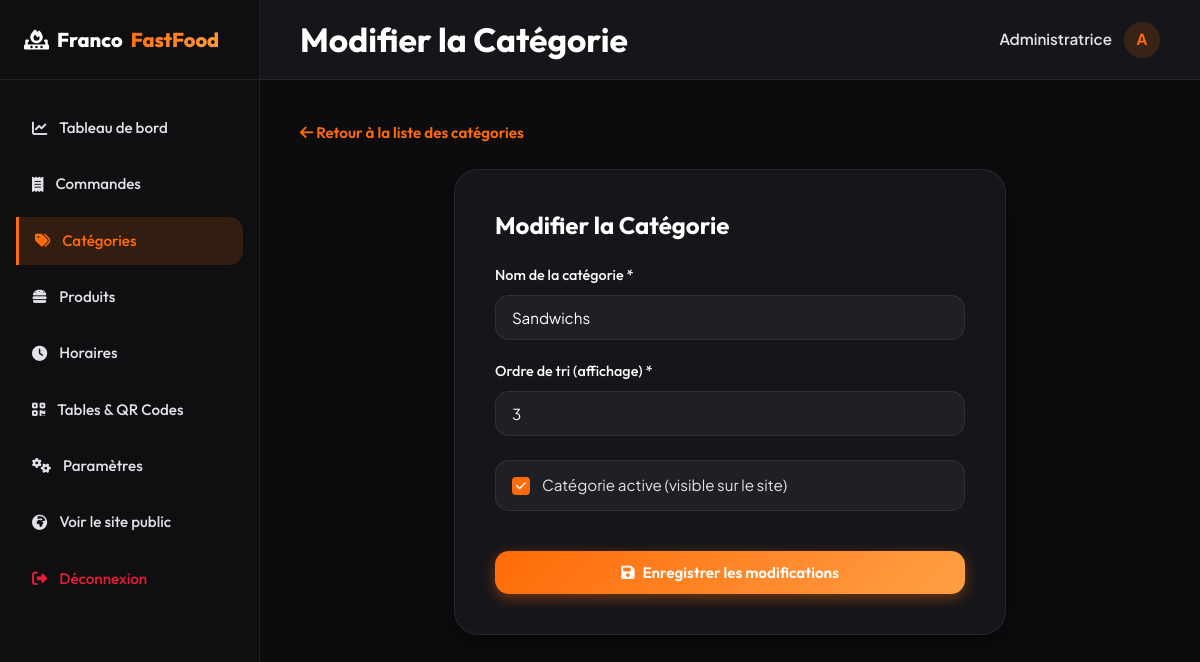
The app's page /admin/categories/modifier/3 (signed in) with its own data.
### tables this page shows
CREATE TABLE IF NOT EXISTS categories (
    id INT AUTO_INCREMENT PRIMARY KEY,
    nom VARCHAR(100) NOT NULL,
    ordre INT NOT NULL DEFAULT 0,
    statut TINYINT(1) NOT NULL DEFAULT 1  
);

### app/core/Database.php (called while the page is built, shortened)
<?php
class Database {
    private $host = DB_HOST;
    private $user = DB_USER;
    private $pass = DB_PASS;
    private $dbname = DB_NAME;
    private $dbh;
    public function __construct() {
        $dsn = 'mysql:host=' . $this->host . ';dbname=' . $this->dbname . ';charset=utf8mb4';
        $options = [
            PDO::ATTR_PERSISTENT => true,
            PDO::ATTR_ERRMODE => PDO::ERRMODE_EXCEPTION,
            PDO::ATTR_DEFAULT_FETCH_MODE => PDO::FETCH_ASSOC,
            PDO::MYSQL_ATTR_INIT_COMMAND => 'SET NAMES utf8mb4'
        ];
        try {
            $this->dbh = new PDO($dsn, $this->user, $this->pass, $options);
        } catch (PDOException $e) {
            $this->error = $e->getMessage();
            die("Erreur de connexion à la base de données : " . $this->error);
        }
    }
    public function query($sql) {
        return $this->dbh->prepare($sql);
    }
}

### app/controllers/AdminController.php (called while the page is built, shortened)
<?php
class AdminController extends Controller {
    private $categoryModel;
    public function __construct() {
        require_once APPROOT . '/models/Category.php';
        $this->categoryModel = new Category();
    }
    public function editCategory($id) {
        $category = $this->categoryModel->getById($id);
        $csrfToken = $this->generateCsrfToken();
        $data = [
            'title' => 'Modifier la Catégorie',
            'activePage' => 'categories',
            'category' => $category,
            'csrfToken' => $csrfToken,
            'error' => $error ?? ''
        ];
        $this->render('admin/categories/edit', $data);
    }
}

### public/index.php (called while the page is built, shortened)
<?php
require_once __DIR__ . '/../app/core/Database.php';
require_once __DIR__ . '/../app/core/Router.php';
require_once __DIR__ . '/../app/core/Model.php';
$scriptName = $_SERVER['SCRIPT_NAME'];
$basePath = dirname($scriptName);
if ($basePath === '/' || $basePath === '\\') {
    $basePath = '';
}
$requestUri = $_SERVER['REQUEST_URI'];
$requestPath = parse_url($requestUri, PHP_URL_PATH);
if (!empty($basePath) && strpos($requestPath, $basePath) === 0) {
    $routePath = substr($requestPath, strlen($basePath));
} else {
    $routePath = $requestPath;
}
$router = new Router();
$router->add('/', 'HomeController', 'index');
$router->add('/menu', 'MenuController', 'index');
$router->add('/produit/{id}', 'MenuController', 'show');
$router->add('/panier', 'CartController', 'index');
$router->add('/a-propos', 'PageController', 'about');
$router->add('/contact', 'PageController', 'contact');
$router->add('/mentions-legales', 'PageController', 'legal');
$router->add('/admin/login', 'AdminController', 'login');
$router->add('/admin/logout', 'AdminController', 'logout');
$router->add('/admin/dashboard', 'AdminController', 'dashboard');
$router->add('/admin/produits', 'AdminController', 'products');
$router->add('/admin/produits/ajouter', 'AdminController', 'addProduct');
$router->add('/admin/produits/modifier/{id}', 'AdminController', 'editProduct');
$router->add('/admin/produits/supprimer/{id}', 'AdminController', 'deleteProduct');
$router->add('/admin/categories', 'AdminController', 'categories');
$router->add('/admin/categories/ajouter', 'AdminController', 'addCategory');
$router->add('/admin/categories/modifier/{id}', 'AdminController', 'editCategory');
$router->add('/admin/categories/supprimer/{id}', 'AdminController', 'deleteCategory');
$router->add('/admin/commandes', 'AdminController', 'orders');
$router->add('/admin/commandes/statut', 'AdminController', 'updateOrderStatus');
$router->add('/admin/horaires', 'AdminController', 'schedule');
$router->add('/admin/tables', 'AdminController', 'tables');
$router->add('/admin/tables/ajouter', 'AdminController', 'addTable');
$router->add('/admin/tables/modifier/{id}', 'AdminController', 'editTable');
$router->add('/admin/tables/supprimer/{id}', 'AdminController', 'deleteTable');
$router->add('/admin/parametres', 'AdminController', 'settings');
$router->add('/api/commande/creer', 'CartController', 'createOrder');
$router->add('/api/ouverture', 'PageController', 'checkOpening');
$router->dispatch($routePath);

### app/core/Model.php (called while the page is built, shortened)
<?php
class Model {
    public function __construct() {
        $this->db = new Database();
    }
}

### app/models/Category.php (called while the page is built, shortened)
<?php
class Category extends Model {
    public function getById($id) {
        $stmt = $this->db->query("SELECT * FROM categories WHERE id = :id");
        $stmt->execute([':id' => $id]);
        return $stmt->fetch();
    }
}

### app/views/admin/categories/edit.php (the view, shortened to what this page needs)
<?php
require APPROOT . '/views/layout/admin_header.php';
?>
<div style="margin-bottom: 24px;">
    <a href="<?php echo DYNAMIC_URLROOT; ?>/admin/categories" style="color: var(--primary); font-family: var(--font-titles); font-weight: 600;">
        <i class="fa-solid fa-arrow-left"></i> Retour à la liste des catégories
    </a>
</div>
<div class="container" style="max-width: 600px; margin: 0 auto;">
    <div class="form-card">
        <h3>Modifier la Catégorie</h3>
        <form action="<?php echo DYNAMIC_URLROOT; ?>/admin/categories/modifier/<?php echo $category['id']; ?>" method="POST">
            <div class="form-group">
                <label class="form-label" for="nom">Nom de la catégorie *</label>
                <input type="text" id="nom" name="nom" class="form-control" value="<?php echo htmlspecialchars($category['nom']); ?>" required>
            </div>
            <div class="form-group">
                <label class="form-label" for="ordre">Ordre de tri (affichage) *</label>
                <input type="number" id="ordre" name="ordre" class="form-control" value="<?php echo $category['ordre']; ?>" min="0" required>
            </div>
            <div class="form-group" style="display: flex; align-items: center; gap: 12px; margin-top: 24px;">
                <label class="option-item" for="statut" style="width: 100%; cursor: pointer;">
                    <div class="option-checkbox-wrapper">
                        <div class="option-checkbox" style="<?php echo $category['statut'] == 1 ? 'background-color: var(--primary); border-color: var(--primary);' : 'background-color: transparent; border-color: var(--border-color);'; ?>">
                            <i class="fa-solid fa-check" style="<?php echo $category['statut'] == 1 ? 'opacity: 1;' : 'opacity: 0;'; ?>"></i>
                        </div>
                        <span>Catégorie active (visible sur le site)</span>
                    </div>
                </label>
            </div>
            <button type="submit" class="btn btn-primary" style="width: 100%; margin-top: 20px;">
                <i class="fa-solid fa-floppy-disk"></i> Enregistrer les modifications
            </button>
        </form>
    </div>
</div>
<?php require APPROOT . '/views/layout/admin_footer.php'; ?>

### app/core/Router.php (shortened to what this page needs)
<?php
class Router {
    private $routes = [];
    public function add($route, $controller, $action) {
        $routeRegex = preg_replace('/\{[a-zA-Z0-9-_]+\}/', '([a-zA-Z0-9-_]+)', $route);
        $routeRegex = '#^' . $routeRegex . '$#';
        $this->routes[] = [
            'route' => $route,
            'regex' => $routeRegex,
            'controller' => $controller,
            'action' => $action
        ];
    }
    public function dispatch($url) {
        $url = parse_url($url, PHP_URL_PATH);
        foreach ($this->routes as $routeInfo) {
            if (preg_match($routeInfo['regex'], $url, $matches)) {
                array_shift($matches);
                $controllerName = $routeInfo['controller'];
                $actionName = $routeInfo['action'];
                $controllerFile = APPROOT . '/controllers/' . $controllerName . '.php';
                if (file_exists($controllerFile)) {
                    if (class_exists($controllerName)) {
                        $controllerObj = new $controllerName();
                        if (method_exists($controllerObj, $actionName)) {
                            call_user_func_array([$controllerObj, $actionName], $matches);
                            return;
                        } else {
                            die("Action '{$actionName}' introuvable dans le contrôleur '{$controllerName}'.");
                        }
                    } else {
                        die("Classe '{$controllerName}' introuvable.");
                    }
                } else {
                    die("Fichier du contrôleur '{$controllerName}' introuvable.");
                }
            }
        }
    }
}

### public/assets/css/style.css (style rules this page uses)
:root { --primary: #ff6b08; --primary-hover: #e05a00; --primary-rgb: 255, 107, 8; --primary-light: rgba(var(--primary-rgb), 0.15); --primary-shadow: 0 4px 14px rgba(var(--primary-rgb), 0.40); --secondary: #ff9f45; --secondary-hover: #e08030; --danger: #e71d36; --success: #22c55e; --warning: #ffb703; --bg-main: #0c0c0e; --bg-card: #16161a; --bg-header: rgba(12, 12, 14, 0.88); --bg-input: #1f1f24; --bg-admin-sidebar: #0f0f12; --text-primary: #ffffff; --text-body: #e2e2e6; --text-muted: #a0a0a5; --text-faint: #71717a; --border-color: rgba(255, 255, 255, 0.08); --border-focus: var(--primary); --shadow-sm: 0 2px 8px rgba(0, 0, 0, 0.2); --shadow-md: 0 8px 24px rgba(0, 0, 0, 0.4); --shadow-lg: 0 16px 48px rgba(0, 0, 0, 0.6); --shadow-primary: var(--primary-shadow); --font-titles: 'Outfit', sans-serif; --font-body: 'Plus Jakarta Sans', sans-serif; --transition-fast: all 0.2s ease; --transition-smooth: all 0.3s cubic-bezier(0.4, 0, 0.2, 1); --transition-theme: background-color 0.35s ease, color 0.35s ease, border-color 0.35s ease, box-shadow 0.35s ease; --radius-sm: 8px; --radius-md: 14px; --radius-lg: 24px; --radius-full: 9999px; --header-height: 80px; --container-width: 1200px; }
* { box-sizing: border-box; margin: 0; padding: 0; }
html { scroll-behavior: smooth; -webkit-tap-highlight-color: transparent; }
body { background-color: var(--bg-main); color: var(--text-body); font-family: var(--font-body); font-size: 0.95rem; line-height: 1.6; overflow-x: hidden; transition: var(--transition-theme); }
h1, h2, h3, h4, h5, h6 { font-family: var(--font-titles); color: var(--text-primary); font-weight: 700; line-height: 1.25; transition: color 0.35s ease; }
a { color: inherit; text-decoration: none; transition: var(--transition-fast); }
button, input, select, textarea { font-family: inherit; font-size: inherit; color: inherit; background: none; border: none; }
.container { width: 100%; max-width: var(--container-width); margin: 0 auto; padding: 0 24px; }
.btn { display: inline-flex; align-items: center; justify-content: center; gap: 8px; padding: 12px 28px; font-family: var(--font-titles); font-weight: 600; border-radius: var(--radius-md); cursor: pointer; transition: var(--transition-smooth); user-select: none; }
.btn-primary { background: linear-gradient(135deg, var(--primary) 0%, var(--secondary) 100%); color: #ffffff; box-shadow: var(--primary-shadow); }
.form-card { background-color: var(--bg-card); border: 1px solid var(--border-color); padding: 40px; border-radius: var(--radius-lg); box-shadow: var(--shadow-md); }
.form-card h3 { margin-bottom: 24px; font-size: 1.5rem; }
.form-group { margin-bottom: 20px; }
.form-label { display: block; font-family: var(--font-titles); font-weight: 500; margin-bottom: 8px; color: #ffffff; font-size: 0.9rem; }
.form-control { width: 100%; background-color: var(--bg-input); border: 1px solid var(--border-color); padding: 12px 16px; border-radius: var(--radius-md); color: #ffffff; transition: var(--transition-fast); }
.option-item { display: flex; align-items: center; justify-content: space-between; padding: 12px 16px; background-color: var(--bg-input); border: 1px solid var(--border-color); border-radius: var(--radius-md); cursor: pointer; user-select: none; transition: var(--transition-fast); }
.option-checkbox-wrapper { display: flex; align-items: center; gap: 12px; }
.option-checkbox { width: 18px; height: 18px; border: 2px solid var(--border-color); border-radius: 4px; display: flex; align-items: center; justify-content: center; transition: var(--transition-fast); }
.option-checkbox i { font-size: 0.7rem; color: #ffffff; opacity: 0; transition: var(--transition-fast); }
input[type="checkbox"]:checked + .option-checkbox { background-color: var(--primary); border-color: var(--primary); }
input[type="checkbox"]:checked + .option-checkbox i { opacity: 1; }

### records on screen
categories: nom "Sandwichs", ordre "3", statut 1 (drawn)
